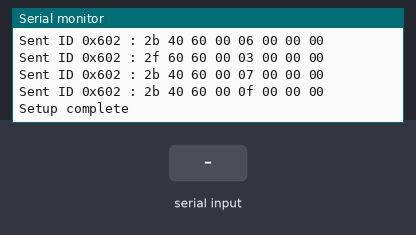
Recording of a sketch running on a simulated Arduino Uno, built with avr-gcc and run on an emulated ATmega328P. On the bench: the last lines printed to the serial monitor. The inputs (shaded band) are chosen by the test bench.

Above: at 5.1 s.
5.2 s: "SPEED 1\n" received over Serial
At 6.1 s:
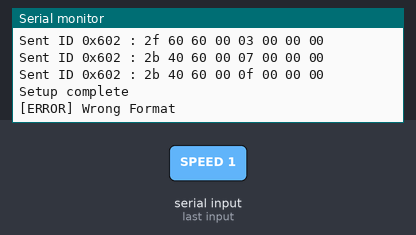
6.7 s: "90 45\n" received over Serial
At 7.2 s:
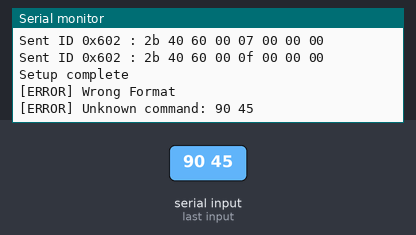
8.2 s: "1\n" received over Serial
At 9.4 s:
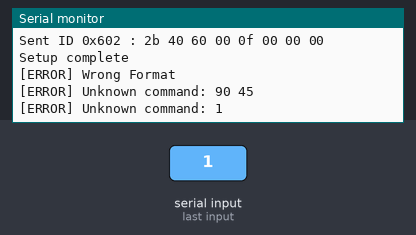
9.7 s: "1 90 45\n" received over Serial
At 10.7 s:
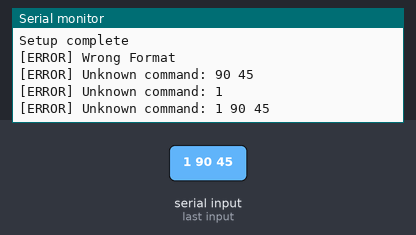

The sketch:

Motor_Arduino_V1_8.ino
```cpp
// ============================================================
// Author      : Baptiste Poncet
// Date        : 22/07/2025
// File        : Motor_Arduino_V1_8.ino
// Version     : 1.8 (22/07/2025)
// Description : Code linking LoRa communication (UART) and motor (CANopen protocole)
//               with encoders informations/ Autonomous reading of encoders using TPDO
//               timely display, both direction
// ============================================================

#include <SPI.h>
#include <mcp_can.h>

#define CS_PIN 10
MCP_CAN CAN(CS_PIN);


String inputBuffer = "";


// Variables to prevent message corruption
bool serialBusy = false;
unsigned long lastSerialWrite = 0;
const unsigned long SERIAL_DELAY = 10;

float T_init;
float delta;
float last_pos;
float angle_tot;
bool first;

long unsigned int rxId;
unsigned char len = 0;
unsigned char rxBuf[8];
int num_encoders = 2;

long unsigned int Id;
long angle;
//==================SETUP=================
void setup() {
  delay(2000);
  Serial.begin(115200);
  while (!Serial);
  if (CAN.begin(MCP_ANY, CAN_125KBPS, MCP_8MHZ) != CAN_OK) {
    safeSerialPrint("CAN INIT FAILED");
    while (1);
  }

  CAN.setMode(MCP_NORMAL);

  //Motor modes to Pre-Operationnal
  byte preOpNode1[] = {0x80, 0x01};
  byte preOpNode2[] = {0x80, 0x02};
  CAN.sendMsgBuf(0x000, 0, 2, preOpNode1); delay(100);
  CAN.sendMsgBuf(0x000, 0, 2, preOpNode2); delay(100);

  Motor_init(0x01);
  Motor_init(0x02);
  delay(200);

  //Motor Modes to Operational
  byte opNode1[] = {0x01, 0x01};
  byte opNode2[] = {0x01, 0x02};
  CAN.sendMsgBuf(0x000, 0, 2, opNode1); delay(100);
  CAN.sendMsgBuf(0x000, 0, 2, opNode2); delay(100);

  byte dummyByte[1] = {0x00};
  CAN.sendMsgBuf(0x080, 0, 1, dummyByte);
  delay(100);

  Serial.println("Setup complete");

  first = true;
  angle_tot = 0;
  T_init = millis();

}
// ====================== SETUP END =========================

struct EncoderData {
  uint32_t can_id;
  int32_t last_position;
  int32_t total_position;
  bool first_read;
  bool indic;

  EncoderData(uint32_t id) : can_id(id), last_position(0), total_position(0), first_read(true) {}
};


EncoderData encoders[] = {
  EncoderData(0x381), // Moteur avec ID logique 0x01
  EncoderData(0x382)  // Moteur avec ID logique 0x02
};

void loop() {
  readEncoders_30cm(); //Send a message every 30 cm travelled by the robot

  if (Serial.available()) { // Process Serial input
    char c = Serial.read();
    if (c == '\n' || c == '\r') {
      if (inputBuffer.length() > 0) {
        processSerialCommand(inputBuffer);
        inputBuffer = "";
      }
    } else {
      inputBuffer += c;
    }
  }
}


void Motor_init(byte id) {
  uint16_t cob_id = 0x600 + id;
  uint32_t tpdo_id = 0x180 + id;
  uint32_t mapped_id = 0x00000180 + id;

  send(cob_id, "2B 40 60 00 80 00 00 00"); delay(50);
  send(cob_id, "2B 40 60 00 06 00 00 00"); delay(50);
  send(cob_id, "2F 60 60 00 03 00 00 00"); delay(50);
  send(cob_id, "2B 40 60 00 07 00 00 00"); delay(50);

  sendSDO(cob_id, 0x1800, 0x01, 0x80000000 | tpdo_id, 4); delay(50);
  sendSDO(cob_id, 0x1A00, 0x00, 0x00, 1); delay(50);
  sendSDO(cob_id, 0x1A00, 0x01, 0x60640020, 4); delay(50);

  sendSDO(cob_id, 0x1A00, 0x00, 0x01, 1); delay(50);
  sendSDO(cob_id, 0x1800, 0x02, 0xFE, 1); delay(50);
  sendSDO(cob_id, 0x1800, 0x05, 100, 2); delay(50);
  sendSDO(cob_id, 0x1800, 0x01, mapped_id, 4); delay(50);


  send(cob_id, "2B 40 60 00 0F 00 00 00"); delay(50);
}


void safeSerialPrint(String message) {
  if (millis() - lastSerialWrite > SERIAL_DELAY && !serialBusy) {
    serialBusy = true;
    Serial.println(message);
    Serial.flush();
    lastSerialWrite = millis();
    serialBusy = false;
  }
}

void send(long id, const char *hexstr) {
  byte data[8] = {0};
  int index = 0;
  const char *p = hexstr;
  while (*p && index < 8) {
    while (*p == ' ') p++;  // skip spaces
    if (!*p) break;
    byte b = strtoul(p, NULL, 16);
    data[index++] = b;
    while (*p && *p != ' ') p++;
  }
  CAN.sendMsgBuf(id, 0, 8, data);

  if (millis() - lastSerialWrite > SERIAL_DELAY && !serialBusy) {
    serialBusy = true;
    String debugMsg = "Sent ID 0x" + String(id, HEX) + " : ";
    for (int i = 0; i < 8; i++) {
      if (data[i] < 0x10) debugMsg += "0";
      debugMsg += String(data[i], HEX) + " ";
    }
    Serial.println(debugMsg);
    Serial.flush();
    lastSerialWrite = millis();
    serialBusy = false;
  }
}


void sendSDO(uint16_t cob_id, uint16_t index, uint8_t subindex, uint32_t value, uint8_t size) {
  byte data[8];
  switch (size) {
    case 1: data[0] = 0x2F; break;
    case 2: data[0] = 0x2B; break;
    case 4: data[0] = 0x23; break;
    default: return;
  }

  data[1] = index & 0xFF;
  data[2] = index >> 8;
  data[3] = subindex;

  data[4] = value & 0xFF;
  data[5] = (value >> 8) & 0xFF;
  data[6] = (value >> 16) & 0xFF;
  data[7] = (value >> 24) & 0xFF;

  CAN.sendMsgBuf(cob_id, 0, 8, data);
  if (CAN.sendMsgBuf(cob_id, 0, 8, data) != CAN_OK) {
    Serial.print("Erreur SDO pour ID ");
    Serial.println(cob_id, HEX);
  }
}

void readEncoders_30cm() {
  long unsigned int rxId;
  unsigned char len = 0;
  unsigned char rxBuf[8];
  int num_encoders = 2;

  if (CAN_MSGAVAIL == CAN.checkReceive()) {
    CAN.readMsgBuf(&rxId, &len, rxBuf);

    for (int i = 0; i < num_encoders; i++) {
      EncoderData &enc = encoders[i];

      if (rxId == enc.can_id && len >= 4) {
        int32_t pos_raw = (int32_t)((rxBuf[3] << 24) | (rxBuf[2] << 16) | (rxBuf[1] << 8) | rxBuf[0]);
        int32_t pos = (pos_raw + 32767) * (360.0 / 65536);

        if (enc.first_read) {
          enc.last_position = pos;
          enc.first_read = false;
          return;
        }

        int32_t delta = abs(pos - enc.last_position);

        enc.total_position += delta;
        enc.last_position = pos;
        if (enc.total_position > 1565) {
          Serial.print("Encoder 0x");
          Serial.print(enc.can_id, HEX);
          Serial.print(" angle: ");
          Serial.println(enc.total_position);
          enc.total_position = 0;
          enc.last_position = 0;
        }

      }
    }
  }
}

void processSerialCommand(String cmd) {
  cmd.trim();
  unsigned long commandStartTime = millis();

  if (cmd.startsWith("SPEED")) {
    int sep1 = cmd.indexOf(' ');
    int sep2 = cmd.indexOf(' ', sep1 + 1);

    //Verify that the format is good
    if (sep1 == -1 || sep2 == -1) {
      safeSerialPrint("[ERROR] Wrong Format");
      return;
    }

    //Finding the velocity information
    String speed1Str = cmd.substring(sep1 + 1, sep2);
    String speed2Str = cmd.substring(sep2 + 1);

    int speed1 = speed1Str.toInt();
    int speed2 = speed2Str.toInt();

    String speed1Hex = intToHexString(speed1);
    String speed2Hex = intToHexString(speed2);

    safeSerialPrint("[SPEED] Motor1: " + String(speed1) + " Motor2: " + String(speed2));

    send(0x601, ("23 FF 60 00 " + speed1Hex).c_str());
    send(0x602, ("23 FF 60 00 " + speed2Hex).c_str());
    safeSerialPrint("[SPEED] Commands sent");
  }
  else {
    safeSerialPrint("[ERROR] Unknown command: " + cmd);
    safeSerialPrint("[INFO] Available commands: SPEED <s1> <s2>, ENCODERS, STATUS");
  }
}

String intToHexString(int value) { //Little endian
  String result = "";
  for (int i = 0; i < 4; i++) {
    uint8_t byte_val = (uint8_t)((value >> (i * 8)) & 0xFF);

    if (byte_val < 0x10) {
      result += "0";
    }
    result += String(byte_val, HEX);
    if (i < 3) {
      result += " ";
    }
  }
  result.toUpperCase();

  return result;
}
```

Measured:
- after the input at 5.2 s, the serial monitor: prints a new line at once (image 1)
- after the input at 6.7 s, the serial monitor: prints a new line at once (image 2)
- after the input at 8.2 s, the serial monitor: prints a new line at once (image 3)
- after the input at 9.7 s, the serial monitor: prints a new line at once (image 4)
